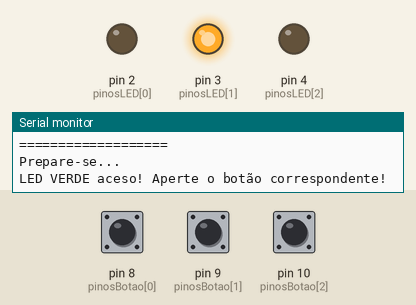
This sketch was run on a simulated Arduino Uno, built with avr-gcc and run on an emulated ATmega328P. Parts: output pins drawn as LEDs (lit = HIGH), the last lines printed to the serial monitor. The inputs (shaded band) are chosen by the test bench; at power-on: pin 8 (pinosBotao[0]) HIGH, pin 9 (pinosBotao[1]) HIGH, pin 10 (pinosBotao[2]) HIGH. Random numbers use the default seed unless the sketch sets one.

Above: at 2.9 s.
3.0 s: pin 8 (pinosBotao[0]) pulled LOW for 0.15 s
At 3.6 s:
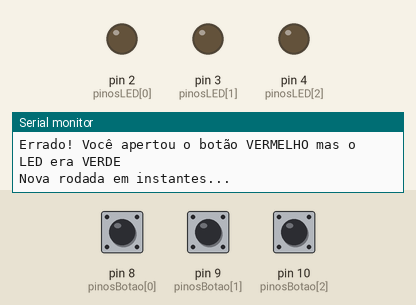
6.1 s: pin 9 (pinosBotao[1]) pulled LOW for 3.2 s
At 11.9 s:
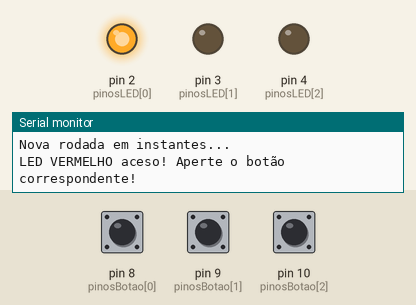
12.3 s: pin 10 (pinosBotao[2]) pulled LOW for 0.15 s
At 13.1 s:
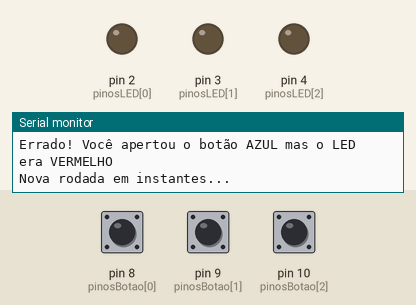
15.4 s: pin 8 (pinosBotao[0]) pulled LOW for 3.2 s
20.1 s: pin 8 (pinosBotao[0]) driven LOW and pin 9 (pinosBotao[1]) driven LOW
23.1 s: pin 8 (pinosBotao[0]) driven HIGH and pin 9 (pinosBotao[1]) driven HIGH and pin 10 (pinosBotao[2]) driven LOW
Timing chart, 0 to 26.1 s (numbered marks = the images above; inputs shaded):
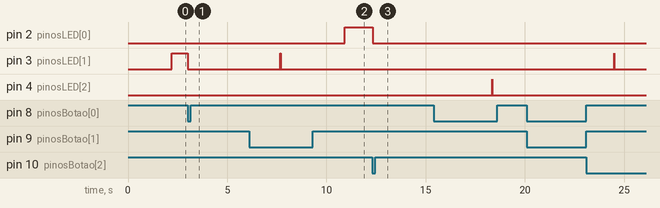

The sketch:

jogo_de_reflexo.ino
```cpp
/*
  JOGO DE REFLEXO COM ARDUINO UNO
  --------------------------------
  Um LED (dentre 3) acende em um momento aleatório.
  O jogador deve pressionar o botão correspondente o mais rápido possível.
  O tempo de reação é calculado com millis() e mostrado no Monitor Serial.
*/

// ---------- Configuração dos pinos ----------
const int NUM_JOGADORES = 3;

const int pinosLED[NUM_JOGADORES]   = {2, 3, 4};   // vermelho, verde, azul
const int pinosBotao[NUM_JOGADORES] = {8, 9, 10};  // vermelho, verde, azul

const char* nomesCores[NUM_JOGADORES] = {"VERMELHO", "VERDE", "AZUL"};

// ---------- Variáveis do jogo ----------
unsigned long tempoLedAceso = 0;
unsigned long tempoBotaoPressionado = 0;
int ledEscolhido = -1;

// ---------- Configuração inicial ----------
void setup() {
  Serial.begin(9600);

  for (int i = 0; i < NUM_JOGADORES; i++) {
    pinMode(pinosLED[i], OUTPUT);
    digitalWrite(pinosLED[i], LOW);
    pinMode(pinosBotao[i], INPUT_PULLUP);
  }

  randomSeed(analogRead(A0)); // gera sementes diferentes a cada execução
  // OBS: o pino A0 precisa estar livre (sem nada conectado) para essa linha funcionar bem.
  // Se você já estiver usando A0 para outro componente, troque para outro pino analógico livre (ex: A1, A2...).

  Serial.println("===================");
  Serial.println("   REFLEX GAME  ");
  Serial.println("===================");
  Serial.println("Prepare-se...");
}

// ---------- Loop principal ----------
void loop() {
  iniciarRodada();
  aguardarResposta();
  delay(2000); // pequena pausa antes da próxima rodada
}

// ---------- Funções do jogo ----------

void iniciarRodada() {
  // Garante que todos os LEDs estão apagados
  for (int i = 0; i < NUM_JOGADORES; i++) {
    digitalWrite(pinosLED[i], LOW);
  }

  // Espera um tempo aleatório entre 1 e 5 segundos
  long espera = random(1000, 5000);
  delay(espera);

  // Escolhe aleatoriamente qual LED será aceso
  ledEscolhido = random(0, NUM_JOGADORES);

  // Acende o LED e registra o tempo
  digitalWrite(pinosLED[ledEscolhido], HIGH);
  tempoLedAceso = millis();

  Serial.println();
  Serial.print("LED ");
  Serial.print(nomesCores[ledEscolhido]);
  Serial.println(" aceso! Aperte o botão correspondente!");
}

void aguardarResposta() {
  bool respondeu = false;

  while (!respondeu) {
    for (int i = 0; i < NUM_JOGADORES; i++) {
      // Botão pressionado = LOW, por causa do INPUT_PULLUP
      if (digitalRead(pinosBotao[i]) == LOW) {

        // --- Debounce simples ---
        // Espera 20ms e confirma se o botão continua pressionado.
        // Isso evita leituras falsas causadas pelo "chacoalhar" mecânico do botão.
        delay(20);
        if (digitalRead(pinosBotao[i]) == LOW) {
          tempoBotaoPressionado = millis();
          processarResposta(i);
          respondeu = true;
          break;
        }
      }
    }
  }
}

void processarResposta(int botaoPressionado) {
  digitalWrite(pinosLED[ledEscolhido], LOW);

  unsigned long tempoReacao = tempoBotaoPressionado - tempoLedAceso;

  if (botaoPressionado == ledEscolhido) {
    Serial.print("Correto! Tempo de reação: ");
    Serial.print(tempoReacao);
    Serial.println(" ms");
  } else {
    Serial.print("Errado! Você apertou o botão ");
    Serial.print(nomesCores[botaoPressionado]);
    Serial.print(" mas o LED era ");
    Serial.println(nomesCores[ledEscolhido]);
  }

  Serial.println("Nova rodada em instantes...");
}
```

Measured:
- after the input at 3.0 s, pin 3 (pinosLED[1]): HIGH → LOW at once
- after the input at 6.1 s, pin 2 (pinosLED[0]): LOW → HIGH after 4.8 s
- after the input at 12.3 s, pin 2 (pinosLED[0]): HIGH → LOW at once
- after the input at 20.1 s, every drawn part: stays the same
